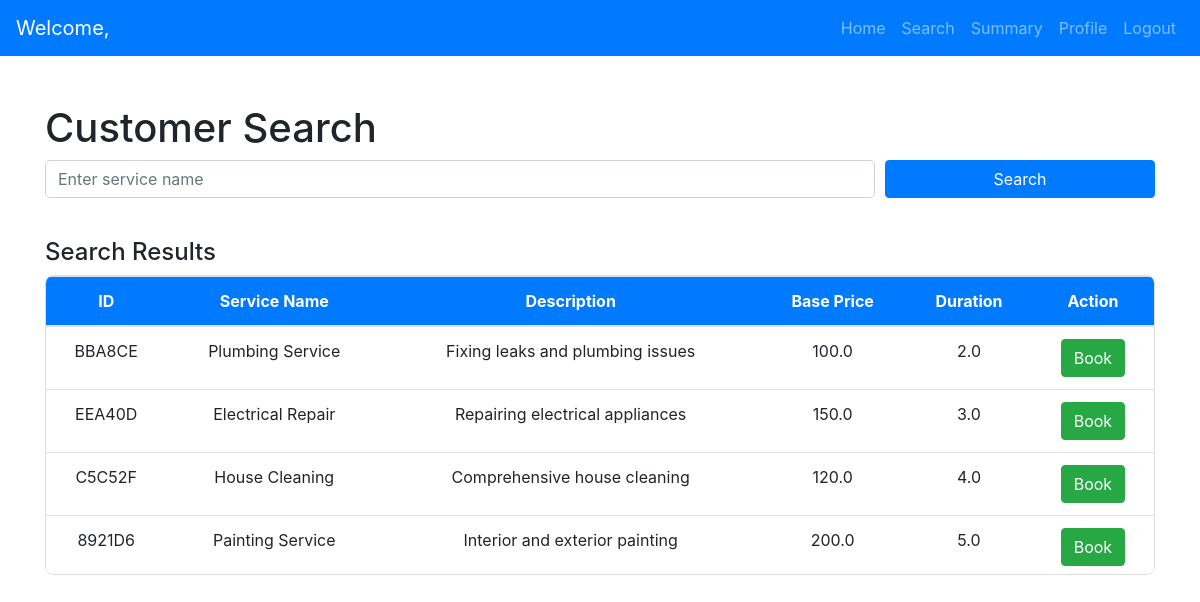
/customer_search, run on an earlier commit of the app's database.
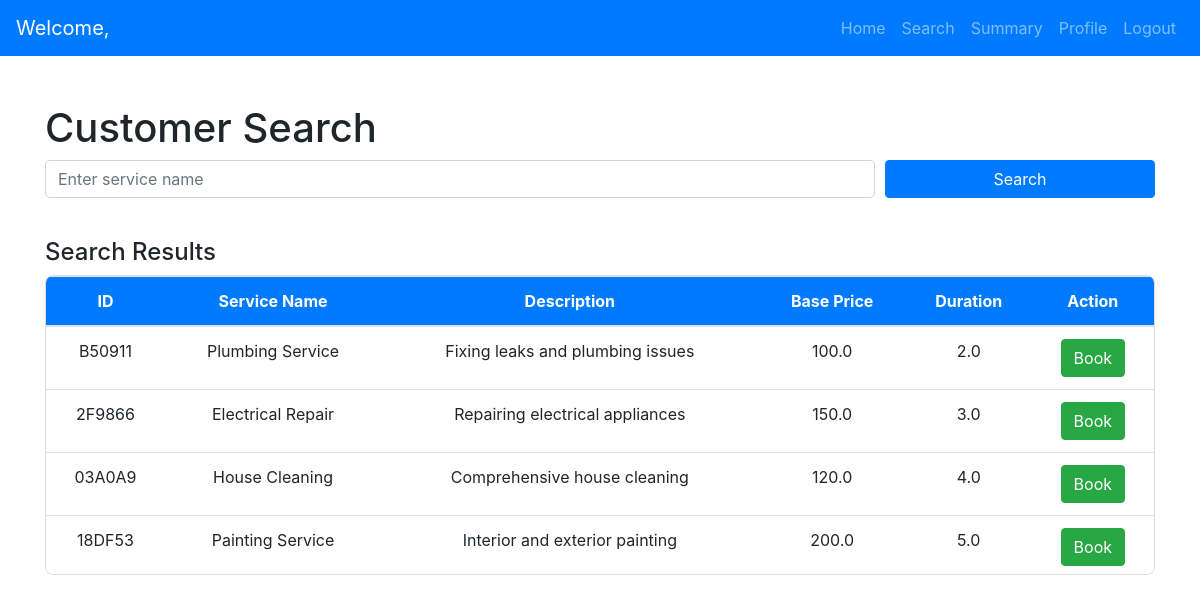
And on a later commit of the database.
### models.py (models this page shows)
class Service(db.Model):
    __tablename__ = 'services'
    id = db.Column(db.String(6), primary_key=True, default=generate_unique_id, unique=True)
    service_name = db.Column(db.String(100), nullable=False)
    service_description = db.Column(db.Text, nullable=True)
    price = db.Column(db.Float, nullable=False)
    duration = db.Column(db.Float, nullable=True)  # Use Float if you need fractional hours # Add duration (only date) column
    requests = db.relationship('Request', back_populates='service', lazy=True, passive_deletes=True)

### app.py (the view)
@app.route('/customer_search', methods=['GET'])
def customer_search():
    customer_id = session.get('user_id')
    customer = Customer.query.get(customer_id)
    search_query = request.args.get('search_query', '')
    query = Service.query
    if search_query:
        query = query.filter(Service.service_name.contains(search_query) | Service.service_description.contains(search_query))
    filtered_services = query.all()
    return render_template(
        'customer/customer_search.html',
        customer=customer,
        search_query=search_query,
        filtered_services=filtered_services
    )

### templates/customer/customer_search.html (shortened to what this page needs)
<!DOCTYPE html>
<html lang="en">
<head>
    <link href="https://stackpath.bootstrapcdn.com/bootstrap/4.5.2/css/bootstrap.min.css" rel="stylesheet">
</head>
<body>
    {% extends 'base.html' %}
    {% block navbar %}
        {% include 'navbars/customer_navbar.html' %}
    {% endblock %}
    {% block content %}
    <div class="container mt-5">
        <h1>Customer Search</h1>
        <form method="GET" action="{{ url_for('customer_search') }}">
            <div class="form-row">
                <div class="form-group col-md-9">
                    <input type="text" class="form-control" id="search_query" name="search_query" value="{{ search_query }}" placeholder="Enter service name">
                </div>
                <div class="form-group col-md-3 align-self-end">
                    <button type="submit" class="btn btn-primary btn-block">Search</button>
                </div>
            </div>
        </form>
        {% if filtered_services %}
            <div class="container-box mt-4">
                <h4>Search Results</h4>
                <div class="table-container">
                    <table class="table table-hover">
                        <thead>
                            <tr>
                                <th>ID</th>
                                <th>Service Name</th>
                                <th>Description</th>
                                <th>Base Price</th>
                                <th>Duration</th>
                                <th>Action</th>
                            </tr>
                        </thead>
                        <tbody>
                            {% for service in filtered_services %}
                            <tr>
                                <td>{{ service.id }}</td>
                                <td>{{ service.service_name }}</td>
                                <td>{{ service.service_description }}</td>
                                <td>{{ service.price }}</td>
                                <td>{{ service.duration }}</td>
                                <td>
                                    <button type="button" class="btn btn-success" data-toggle="modal"           data-target="#bookServiceModal"
                                        data-service-id="{{ service.id }}" data-service-name="{{ service.service_name }}"
                                        data-description="{{ service.service_description }}" data-base-price="{{ service.price }}"
                                        data-duration="{{ service.duration }}">
                                    Book
                                </button>
                                </td>
                            </tr>
                            {% endfor %}
                        </tbody>
                    </table>
                </div>
            </div>
        {% else %}
            <div class="alert alert-info mt-4">No results found.</div>
        {% endif %}
    </div>
    {% include 'customer/book_service.html' %}
    {% endblock %}

What changed in the data, as far as the page shows it:
removed Service: id "BBA8CE", service_name "Plumbing Service", service_description "Fixing leaks and plumbing issues", price "100.0", duration "2.0"
removed Service: id "EEA40D", service_name "Electrical Repair", service_description "Repairing electrical appliances", price "150.0", duration "3.0"
removed Service: id "C5C52F", service_name "House Cleaning", service_description "Comprehensive house cleaning", price "120.0", duration "4.0"
removed Service: id "8921D6", service_name "Painting Service", service_description "Interior and exterior painting", price "200.0", duration "5.0"
added Service: id "B50911", service_name "Plumbing Service", service_description "Fixing leaks and plumbing issues", price "100.0", duration "2.0"
added Service: id "2F9866", service_name "Electrical Repair", service_description "Repairing electrical appliances", price "150.0", duration "3.0"
added Service: id "03A0A9", service_name "House Cleaning", service_description "Comprehensive house cleaning", price "120.0", duration "4.0"
added Service: id "18DF53", service_name "Painting Service", service_description "Interior and exterior painting", price "200.0", duration "5.0"
